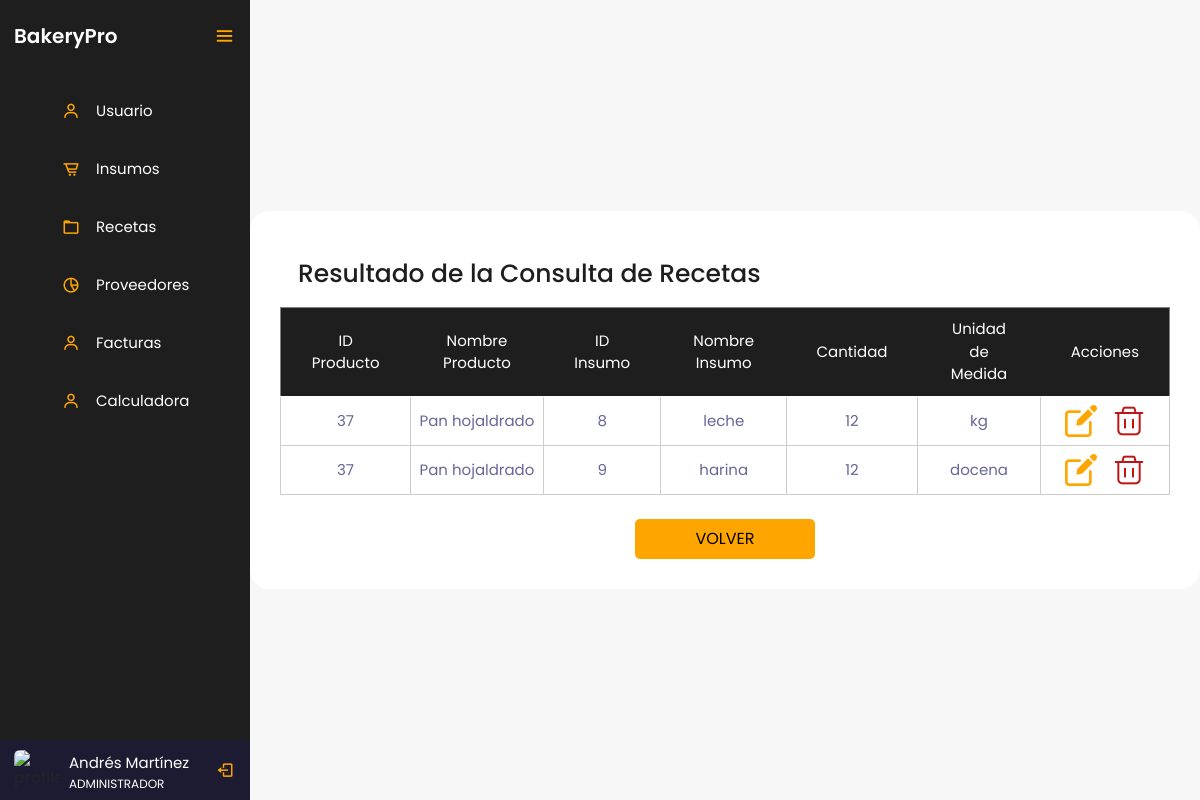
Screenshot of /controlador/Recetas/consultar.php (signed in) with the database file from the repository.
### tables this page shows
CREATE TABLE `tblusuario` (
  `IdUsuario` int(3) NOT NULL,
  `Nombres` varchar(20) NOT NULL,
  `Apellidos` varchar(20) NOT NULL,
  `IdRol` int(3) NOT NULL,
  `Cedula` decimal(10,0) NOT NULL,
  `Telefono` varchar(20) NOT NULL,
  `Password` varchar(10) NOT NULL
);

CREATE TABLE `tblroles` (
  `IdRol` int(3) NOT NULL,
  `Rol` varchar(20) NOT NULL
);

CREATE TABLE `tblrecetas` (
  `CantidadInsumo` decimal(5,0) NOT NULL,
  `IdProducto` int(3) NOT NULL,
  `IdInsumo` int(3) NOT NULL,
  `IdUnidadMedida` int(3) NOT NULL
);

CREATE TABLE `tblproductos` (
  `IdProducto` int(3) NOT NULL,
  `NombreProducto` varchar(20) NOT NULL,
  `Stock` decimal(5,0) NOT NULL
);

CREATE TABLE `tblinsumos` (
  `IdInsumo` int(3) NOT NULL,
  `NombreInsumo` varchar(30) NOT NULL,
  `Stock` decimal(5,0) NOT NULL,
  `IdUnidadMedida` int(3) NOT NULL,
  `IdCategoria` int(3) NOT NULL
);

CREATE TABLE `tblunidadesmedidas` (
  `IdUnidadMedida` int(3) NOT NULL,
  `medida` varchar(20) NOT NULL
);

### controlador/Recetas/consultar.php (the view, shortened to what this page needs)
<?php
    $servername = "localhost";
    $username = "root";
    $password = "";
    $dbname = "bakerypro";
    $conexion = mysqli_connect($servername, $username, $password, $dbname);
    $cedula = $_SESSION['cedula'];
    $sql = "SELECT Nombres, Apellidos, Rol FROM tblusuario INNER JOIN tblroles ON tblusuario.IdRol = tblroles.IdRol WHERE Cedula = $cedula";
    $resultado = mysqli_query($conexion, $sql);
    if (mysqli_num_rows($resultado) > 0) {
        $fila = mysqli_fetch_assoc($resultado);
        $nombre = $fila["Nombres"] . " " . $fila["Apellidos"];
        $rol = $fila["Rol"];
    } else {
        $nombre = "Nombre de usuario";
        $rol = "Rol de usuario";
    }
?>
<!DOCTYPE html>
<html lang="en">
<head>
    <link href="https://cdn.jsdelivr.net/npm/bootstrap@5.3.3/dist/css/bootstrap.min.css" rel="stylesheet">
    <link href='https://unpkg.com/boxicons@2.0.7/css/boxicons.min.css' rel='stylesheet'>
    <link rel="stylesheet" href="../../vista/style/styles.css">
</head>
<body>
    <div class="sidebar open">
        <div class="logo-details">
            <a href="../../dashboard.php" class="logo_link">
                <span class="logo_name">BakeryPro</span>
            </a>
            <i class='bx bx-menu' id="btn" ></i>
        </div>
        <ul class="nav-list">
            <li>
                <a href="../../vista/html/usuarios.php">
                    <i class='bx bx-user' ></i>
                    <span class="links_name">Usuario</span>
                </a>
            </li>
            <li>
                <a href="../../vista/html/insumos.php">
                    <i class='bx bx-cart-alt' ></i>
                    <span class="links_name">Insumos</span>
                </a>
            </li>
            <li>
                <a href="../../vista/html/recetas.php">
                    <i class='bx bx-folder' ></i>
                    <span class="links_name">Recetas</span>
                </a>
            </li>
            <li>
                <a href="../../vista/html/proveedores.php">
                    <i class='bx bx-pie-chart-alt-2' ></i>
                    <span class="links_name">Proveedores</span>
                </a>
            </li>
            <li>
                <a href="../../vista/html/facturas.php">
                    <i class='bx bx-user' ></i>
                    <span class="links_name">Facturas</span>
                </a>
            </li>
            <li>
                <a href="../../vista/html/calculadora.php">
                    <i class='bx bx-user' ></i>
                    <span class="links_name">Calculadora</span>
                </a>
            </li>
            <li class="profile">
                <div class="profile-details">
                    <img src="profile.jpg" alt="profileImg">
                    <div class="name_job">
                        <div class="name"><?php echo $nombre; ?></div>
                        <div class="job"><?php echo $rol; ?></div>
                    </div>
                </div>
                <a href="../login/logout.php" id="log_out">
                    <i class='bx bx-log-out'></i>
                </a>
            </li>
        </ul>
    </div>
    <section class="home-section">
        <div class="container">
        <h2 class="titleContainer">Resultado de la Consulta de Recetas</h2>
        <?php
            include '../../modelo/conexion.php';
            $sql = "SELECT pr.IdProducto, pr.NombreProducto, r.IdInsumo, ins.NombreInsumo, r.CantidadInsumo, um.medida
                    FROM tblrecetas r
                    INNER JOIN tblproductos pr ON r.IdProducto = pr.IdProducto
                    INNER JOIN tblinsumos ins ON r.IdInsumo = ins.IdInsumo
                    INNER JOIN tblunidadesmedidas um ON r.IdUnidadMedida = um.IdUnidadMedida
                    ORDER BY IdProducto";
            $resultado = $conexion->query($sql);
        ?>
        <?php if ($resultado->num_rows > 0) { ?>
            <table border="1">
                <tr>
                <th>ID Producto</th>
                <th>Nombre Producto</th>
                <th>ID Insumo</th>
                <th>Nombre Insumo</th>
                <th>Cantidad</th>
                <th>Unidad de Medida</th>
                <th>Acciones</th>
                </tr>
                <?php while ($fila = $resultado->fetch_assoc()) { ?>
                    <tr>
                        <td><?php echo $fila['IdProducto']; ?></td>
                        <td><?php echo $fila["NombreProducto"]; ?></td>
                        <td><?php echo $fila["IdInsumo"]; ?></td>
                        <td><?php echo $fila["NombreInsumo"]; ?></td>
                        <td><?php echo $fila["CantidadInsumo"]; ?></td>
                        <td><?php echo $fila["medida"]; ?></td>
                        <td>
                            <a href='editar.php?IdProducto=<?php echo $fila['IdProducto']; ?>'><img src="../../vista/img/editar.png" alt="editar"></a>
                            <a href="#" class="btn3 btn-sm " data-bs-toggle="modal" data-bs-target="#ModalEliminarReceta" data-bs-id="<?php echo $fila['IdProducto']; ?>"><img src="../../vista/img/eliminar.png" alt="eliminar"></a>
                        </td>
                    </tr>
                <?php } ?>
            </table>
        <?php } else { ?>
            <p>No se encontraron resultados para el ID proporcionado.</p>
        <?php } ?>
        <br>
            <a href="../../vista/html/recetas.php" class="volverConsultar">VOLVER</a>
        </div>
    </section>
</body>
</html>

### vista/style/styles.css (style rules this page uses)
:root { --orange: #d4894c; --white_trasnparent: #232830; --very-light-pink: #C7C7C7; --text-input-field: #F7F7F7; --hospital-green: #bd1515; --sm: 14px; --md: 16px; --lg: 18px; --yellow: #ffa500; --black: #201e1c; --white: #ffffff; --official-black:#1e1e1e; --official-red:#ffa500; --background-white:#f7f7f7; --card-white:#ffffff; }
* { margin: 0; padding: 0; box-sizing: border-box; font-family: "Poppins" , sans-serif; }
.sidebar { position: fixed; left: 0; top: 0; height: 100%; width: 78px; background: var(--official-black); padding: 6px 14px; z-index: 99; transition: all 0.5s ease; }
.sidebar.open { width: 250px; }
.sidebar .logo-details { height: 60px; display: flex; align-items: center; position: relative; }
.sidebar .logo-details .logo_name { color: #fff; font-size: 20px; font-weight: 600; opacity: 0; transition: all 0.5s ease; }
.sidebar.open .logo-details .icon, .sidebar.open .logo-details .logo_name { opacity: 1; }
.sidebar .logo-details #btn { position: absolute; top: 50%; right: 0; transform: translateY(-50%); font-size: 22px; transition: all 0.4s ease; font-size: 23px; text-align: center; cursor: pointer; transition: all 0.5s ease; }
.sidebar.open .logo-details #btn { text-align: right; }
.sidebar i { color: var(--official-red); height: 60px; min-width: 50px; font-size: 28px; text-align: center; line-height: 60px; }
.sidebar .nav-list { margin-top: 20px; height: 100%; }
.sidebar li { position: relative; margin: 8px 0; list-style: none; }
.sidebar li a { display: flex; height: 100%; width: 100%; border-radius: 12px; align-items: center; text-decoration: none; transition: all 0.4s ease; }
.sidebar li a .links_name { color: #fff; font-size: 15px; font-weight: 400; white-space: nowrap; opacity: 0; pointer-events: none; transition: 0.4s; }
.sidebar.open li a .links_name { opacity: 1; pointer-events: auto; }
.sidebar li i { height: 50px; line-height: 50px; font-size: 18px; border-radius: 12px; }
.sidebar li.profile { position: fixed; height: 60px; width: 78px; left: 0; bottom: -8px; padding: 10px 14px; background: #1d1b31; transition: all 0.5s ease; overflow: hidden; }
.sidebar.open li.profile { width: 250px; }
.sidebar li .profile-details { display: flex; align-items: center; flex-wrap: nowrap; }
.sidebar li img { height: 45px; width: 45px; object-fit: cover; border-radius: 6px; margin-right: 10px; }
.sidebar li.profile .name, .sidebar li.profile .job { font-size: 15px; font-weight: 400; color: #fff; white-space: nowrap; }
.sidebar li.profile .job { font-size: 12px; }
.sidebar .profile #log_out { position: absolute; top: 50%; right: 0; transform: translateY(-50%); background: #1d1b31; width: 100%; height: 60px; line-height: 60px; border-radius: 0px; transition: all 0.5s ease; }
.sidebar.open .profile #log_out { width: 50px; background: none; }
.logo_link { text-decoration: none; }
.home-section { position: relative; background: var(--background-white); min-height: 100vh; display: flex; top: 0; left: 78px; width: calc(100% - 78px); transition: all 0.5s ease; z-index: 2; justify-content: center; align-items: center; }
.sidebar.open ~ .home-section { left: 250px; width: calc(100% - 250px); }
.titleContainer { color: var(--official-black); font-size: 25px; font-weight: 500; margin: 18px }
.volverConsultar { height: 40px; width: 180px; display: flex; justify-content: center; background: var(--yellow); border-radius: 5px; align-items: center; margin: auto; }
.container { height: auto; background: var(--card-white); padding: 30px; border-radius: 20px; }
.btn3 { height: 40px; border: none; border-radius: 5px; transition: 1s; cursor: pointer; margin: 0 auto; }
table { font-size: 15px; width: 100%; text-align: center; border-collapse: collapse; }
th { font-size: 15px; font-weight: normal; padding: 8px; background: var(--official-black); border-bottom: 1px solid #fff; color: #fff; padding: 10px 30px; }
td { padding: 8px; background: #ffffff7d; border: 1px solid #cdcdcd; color: #669; border-top: 1px solid transparent; }
a { text-decoration: none; color: black; }
tbody tr td img { margin: 0 6px; }

### rows the page displays
tblusuario: nombre "Andrés Martínez", IdRol.Rol "ADMINISTRADOR"
tblrecetas: IdProducto.IdProducto "37", IdProducto.NombreProducto "Pan hojaldrado", IdInsumo "8", IdInsumo.NombreInsumo "leche", CantidadInsumo "12", IdUnidadMedida.medida "kg"
tblrecetas: IdProducto.IdProducto "37", IdProducto.NombreProducto "Pan hojaldrado", IdInsumo "9", IdInsumo.NombreInsumo "harina", CantidadInsumo "12", IdUnidadMedida.medida "docena"
